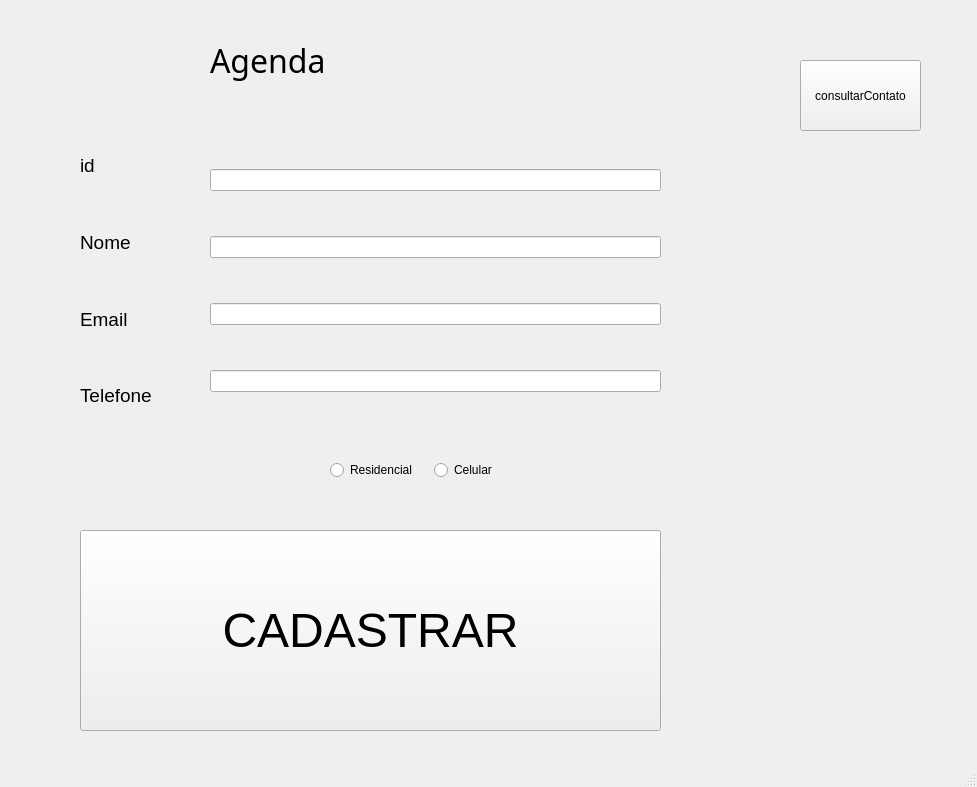
<?xml version="1.0" encoding="UTF-8"?>
<ui version="4.0">
 <class>MainWindow</class>
 <widget class="QMainWindow" name="MainWindow">
  <property name="geometry">
   <rect>
    <x>0</x>
    <y>0</y>
    <width>977</width>
    <height>787</height>
   </rect>
  </property>
  <property name="windowTitle">
   <string>MainWindow</string>
  </property>
  <property name="styleSheet">
   <string notr="true">gray</string>
  </property>
  <widget class="QWidget" name="centralwidget">
   <widget class="QLabel" name="label">
    <property name="geometry">
     <rect>
      <x>210</x>
      <y>20</y>
      <width>171</width>
      <height>81</height>
     </rect>
    </property>
    <property name="font">
     <font>
      <family>Segoe Print</family>
      <pointsize>24</pointsize>
     </font>
    </property>
    <property name="text">
     <string>Agenda</string>
    </property>
   </widget>
   <widget class="QWidget" name="verticalLayoutWidget">
    <property name="geometry">
     <rect>
      <x>0</x>
      <y>80</y>
      <width>2</width>
      <height>2</height>
     </rect>
    </property>
    <layout class="QVBoxLayout" name="verticalLayout"/>
   </widget>
   <widget class="QWidget" name="verticalLayoutWidget_2">
    <property name="geometry">
     <rect>
      <x>210</x>
      <y>130</y>
      <width>451</width>
      <height>304</height>
     </rect>
    </property>
    <layout class="QVBoxLayout" name="verticalLayout_3">
     <item>
      <widget class="QLineEdit" name="textEdit_3"/>
     </item>
     <item>
      <widget class="QLineEdit" name="textEdit_4"/>
     </item>
     <item>
      <widget class="QLineEdit" name="textEdit_5"/>
     </item>
     <item>
      <widget class="QLineEdit" name="textEdit_2"/>
     </item>
    </layout>
   </widget>
   <widget class="QWidget" name="verticalLayoutWidget_3">
    <property name="geometry">
     <rect>
      <x>80</x>
      <y>130</y>
      <width>131</width>
      <height>301</height>
     </rect>
    </property>
    <layout class="QVBoxLayout" name="verticalLayout_4">
     <item>
      <widget class="QLabel" name="label_2">
       <property name="font">
        <font>
         <pointsize>14</pointsize>
        </font>
       </property>
       <property name="text">
        <string>id</string>
       </property>
      </widget>
     </item>
     <item>
      <widget class="QLabel" name="label_3">
       <property name="font">
        <font>
         <pointsize>14</pointsize>
        </font>
       </property>
       <property name="text">
        <string>Nome</string>
       </property>
      </widget>
     </item>
     <item>
      <widget class="QLabel" name="label_4">
       <property name="font">
        <font>
         <pointsize>14</pointsize>
        </font>
       </property>
       <property name="text">
        <string>Email</string>
       </property>
      </widget>
     </item>
     <item>
      <widget class="QLabel" name="label_5">
       <property name="font">
        <font>
         <pointsize>14</pointsize>
        </font>
       </property>
       <property name="text">
        <string>Telefone</string>
       </property>
      </widget>
     </item>
    </layout>
   </widget>
   <widget class="QWidget" name="horizontalLayoutWidget">
    <property name="geometry">
     <rect>
      <x>330</x>
      <y>430</y>
      <width>201</width>
      <height>80</height>
     </rect>
    </property>
    <layout class="QHBoxLayout" name="horizontalLayout">
     <item>
      <widget class="QRadioButton" name="radioButton_2">
       <property name="text">
        <string>Residencial</string>
       </property>
      </widget>
     </item>
     <item>
      <widget class="QRadioButton" name="radioButton">
       <property name="text">
        <string>Celular</string>
       </property>
      </widget>
     </item>
    </layout>
   </widget>
   <widget class="QPushButton" name="btnCadastro">
    <property name="geometry">
     <rect>
      <x>80</x>
      <y>530</y>
      <width>581</width>
      <height>201</height>
     </rect>
    </property>
    <property name="font">
     <font>
      <pointsize>36</pointsize>
     </font>
    </property>
    <property name="text">
     <string>CADASTRAR</string>
    </property>
   </widget>
   <widget class="QPushButton" name="btnConsCont">
    <property name="geometry">
     <rect>
      <x>800</x>
      <y>60</y>
      <width>121</width>
      <height>71</height>
     </rect>
    </property>
    <property name="text">
     <string>consultarContato</string>
    </property>
   </widget>
  </widget>
  <widget class="QMenuBar" name="menubar">
   <property name="geometry">
    <rect>
     <x>0</x>
     <y>0</y>
     <width>977</width>
     <height>21</height>
    </rect>
   </property>
  </widget>
  <widget class="QStatusBar" name="statusbar"/>
 </widget>
 <resources/>
 <connections/>
</ui>
